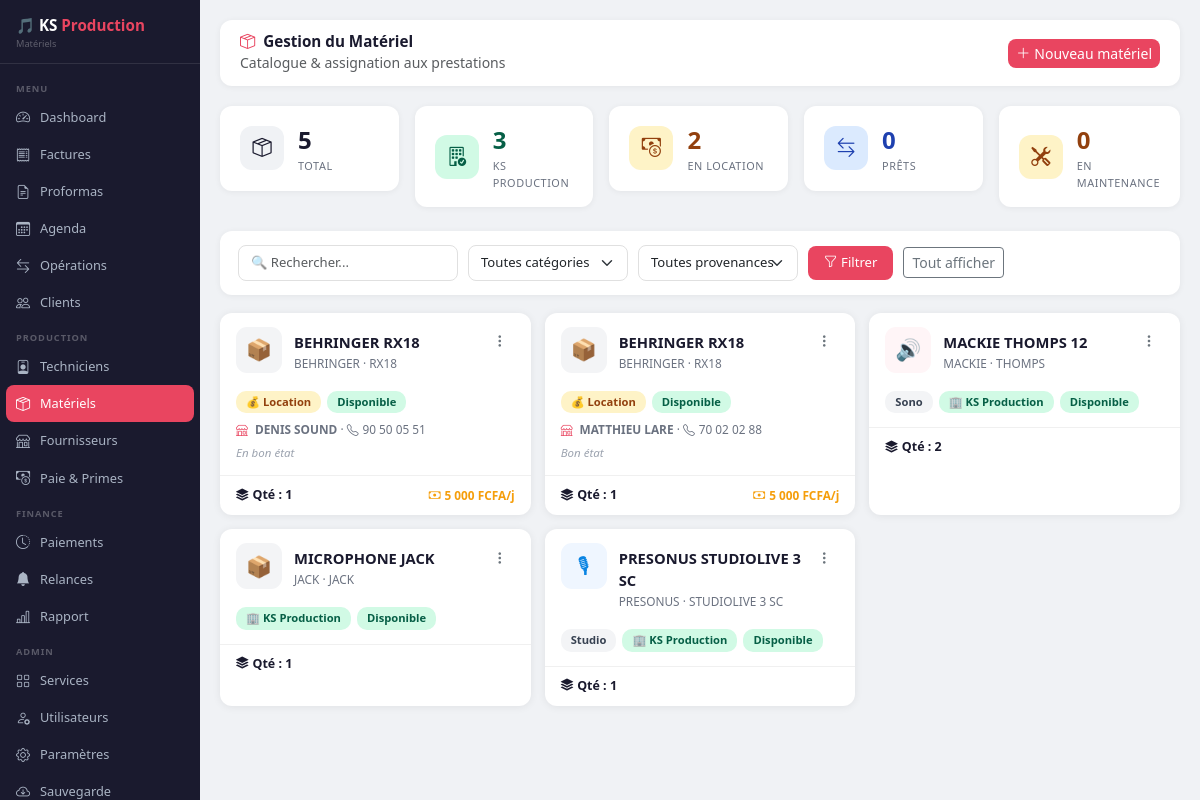
The app's page /materiels (signed in) with its own data.
### database.py (models this page shows)
class Materiel(db.Model):
    __tablename__  = 'materiel'
    id             = db.Column(db.Integer, primary_key=True)
    nom            = db.Column(db.String(200), nullable=False)
    categorie      = db.Column(db.String(80),  nullable=True)
    marque         = db.Column(db.String(100), nullable=True)
    modele         = db.Column(db.String(100), nullable=True)
    quantite       = db.Column(db.Integer,     default=1)
    provenance     = db.Column(db.String(30),  default='KS Production')
    fournisseur_id = db.Column(db.Integer, db.ForeignKey('fournisseur.id'), nullable=True)
    fournisseur    = db.relationship('Fournisseur', backref='materiels', lazy=True)
    cout_location  = db.Column(db.Float,       default=0)
    statut         = db.Column(db.String(30),  default='Disponible')
    notes          = db.Column(db.Text,        nullable=True)
    date_ajout     = db.Column(db.DateTime,    default=datetime.utcnow)

class Fournisseur(db.Model):
    __tablename__ = 'fournisseur'
    id           = db.Column(db.Integer, primary_key=True)
    nom          = db.Column(db.String(200), nullable=False)
    telephone    = db.Column(db.String(50),  nullable=True)
    email        = db.Column(db.String(150), nullable=True)
    adresse      = db.Column(db.String(200), nullable=True)
    type_service = db.Column(db.String(100), nullable=True)
    notes        = db.Column(db.Text,        nullable=True)
    date_ajout   = db.Column(db.DateTime,    default=datetime.utcnow)

### app.py (the view)
@app.route('/materiels')
def materiels():
    if 'username' not in session: return redirect(url_for('login'))
    cat   = request.args.get('cat', '')
    prov  = request.args.get('prov', '')
    q     = request.args.get('q', '')
    query = Materiel.query
    if cat:  query = query.filter_by(categorie=cat)
    if prov: query = query.filter_by(provenance=prov)
    if q:    query = query.filter(Materiel.nom.ilike(f'%{q}%'))
    items = query.order_by(Materiel.nom).all()
    stats = {
        'total':       Materiel.query.count(),
        'ks':          Materiel.query.filter_by(provenance='KS Production').count(),
        'location':    Materiel.query.filter_by(provenance='Location').count(),
        'pret':        Materiel.query.filter_by(provenance='Prêt').count(),
        'maintenance': Materiel.query.filter_by(statut='En maintenance').count(),
    }
    fournisseurs_list = Fournisseur.query.order_by(Fournisseur.nom).all()
    return render_template('materiels.html',
        materiels=items, stats=stats,
        categories=CATEGORIES_MATERIEL, provenances=PROVENANCES,
        fournisseurs=fournisseurs_list,
        cat_actif=cat, prov_actif=prov, q=q,
        username=session['username'], role=session['role'])

### templates/materiels.html (shortened to what this page needs)
<!DOCTYPE html>
<html lang="fr">
<head>
    <link href="https://cdn.jsdelivr.net/npm/bootstrap@5.3.0/dist/css/bootstrap.min.css" rel="stylesheet">
    <link href="https://cdn.jsdelivr.net/npm/bootstrap-icons@1.10.5/font/bootstrap-icons.css" rel="stylesheet">
</head>
<body>
<div class="sidebar" id="sidebar">
    <div class="brand">🎵 KS <span>Production</span><small>Matériels</small></div>
    <nav>
        <div class="nav-section">Menu</div>
        <a href="/dashboard"  class="nav-link"><i class="bi bi-speedometer2"></i> Dashboard</a>
        <a href="/factures"   class="nav-link"><i class="bi bi-receipt"></i> Factures</a>
        <a href="/proformas"  class="nav-link"><i class="bi bi-file-earmark-text"></i> Proformas</a>
        <a href="/agenda"     class="nav-link"><i class="bi bi-calendar3"></i> Agenda</a>
        <a href="/operations" class="nav-link"><i class="bi bi-arrow-left-right"></i> Opérations</a>
        <a href="/clients"    class="nav-link"><i class="bi bi-people"></i> Clients</a>
        <div class="nav-section">Production</div>
        <a href="/techniciens" class="nav-link"><i class="bi bi-person-badge"></i> Techniciens</a>
        <a href="/materiels"    class="nav-link active"><i class="bi bi-box-seam"></i> Matériels</a>
        <a href="/fournisseurs" class="nav-link"><i class="bi bi-shop"></i> Fournisseurs</a>
        <a href="/paie" class="nav-link"><i class="bi bi-cash-coin"></i> Paie & Primes</a>
        <div class="nav-section">Finance</div>
        <a href="/paiements"  class="nav-link"><i class="bi bi-clock-history"></i> Paiements</a>
        <a href="/relances"   class="nav-link"><i class="bi bi-bell-fill"></i> Relances</a>
        <a href="/rapport"    class="nav-link"><i class="bi bi-bar-chart-line"></i> Rapport</a>
        {% if role == 'Administrateur' %}
        <div class="nav-section">Admin</div>
        <a href="/services"    class="nav-link"><i class="bi bi-grid"></i> Services</a>
        <a href="/utilisateurs" class="nav-link"><i class="bi bi-person-gear"></i> Utilisateurs</a>
        <a href="/parametres"  class="nav-link"><i class="bi bi-gear"></i> Paramètres</a>
        <a href="/sauvegarde"  class="nav-link"><i class="bi bi-cloud-arrow-down"></i> Sauvegarde</a>
        {% endif %}
    </nav>
</div>
<div class="main-content">
    <div class="topbar">
        <div>
            <h5><i class="bi bi-box-seam me-2" style="color:var(--ks-accent);"></i>Gestion du Matériel</h5>
            <small class="text-muted">Catalogue & assignation aux prestations</small>
        </div>
        <div class="d-flex gap-2 align-items-center">
            {% if role != 'Lecture seule' %}
            <button class="btn btn-sm btn-ks" data-bs-toggle="modal" data-bs-target="#modalMateriel" onclick="ouvrirNouveauModal()">
                <i class="bi bi-plus-lg me-1"></i>Nouveau matériel
            </button>
            {% endif %}
        </div>
    </div>
    <div class="row g-3 mb-4">
        <div class="col-6 col-md-3 col-lg">
            <div class="stat-card">
                <div class="stat-ico" style="background:#f0f2f5; color:var(--ks-primary);"><i class="bi bi-box-seam"></i></div>
                <div><div class="stat-val">{{ stats.total }}</div><div class="stat-lbl">Total</div></div>
            </div>
        </div>
        <div class="col-6 col-md-3 col-lg">
            <div class="stat-card">
                <div class="stat-ico" style="background:#d1fae5; color:#065f46;"><i class="bi bi-building-check"></i></div>
                <div><div class="stat-val" style="color:#065f46;">{{ stats.ks }}</div><div class="stat-lbl">KS Production</div></div>
            </div>
        </div>
        <div class="col-6 col-md-3 col-lg">
            <div class="stat-card">
                <div class="stat-ico" style="background:#fef3c7; color:#92400e;"><i class="bi bi-cash-coin"></i></div>
                <div><div class="stat-val" style="color:#92400e;">{{ stats.location }}</div><div class="stat-lbl">En location</div></div>
            </div>
        </div>
        <div class="col-6 col-md-3 col-lg">
            <div class="stat-card">
                <div class="stat-ico" style="background:#dbeafe; color:#1e40af;"><i class="bi bi-arrow-left-right"></i></div>
                <div><div class="stat-val" style="color:#1e40af;">{{ stats.pret }}</div><div class="stat-lbl">Prêts</div></div>
            </div>
        </div>
        <div class="col-6 col-md-3 col-lg">
            <div class="stat-card">
                <div class="stat-ico" style="background:#fef3c7; color:#92400e;"><i class="bi bi-tools"></i></div>
                <div><div class="stat-val" style="color:#92400e;">{{ stats.maintenance }}</div><div class="stat-lbl">En maintenance</div></div>
            </div>
        </div>
    </div>
    <form method="GET" action="/materiels">
    <div class="filter-bar">
        <input type="text" name="q" class="form-control" style="max-width:220px;" placeholder="🔍 Rechercher..." value="{{ q }}">
        <select name="cat" class="form-select" style="max-width:160px;">
            <option value="">Toutes catégories</option>
        </select>
        <select name="prov" class="form-select" style="max-width:160px;">
            <option value="">Toutes provenances</option>
        </select>
        <button type="submit" class="btn-filtre"><i class="bi bi-funnel me-1"></i>Filtrer</button>
        <a href="/materiels" class="btn btn-sm btn-outline-secondary">Tout afficher</a>
    </div>
    </form>
    {% if materiels %}
    <div class="mat-grid">
        {% for m in materiels %}
        {% set ico_class = 'ico-sono' if m.categorie=='Sono' else 'ico-studio' if m.categorie=='Studio' else 'ico-ecl' if m.categorie=='Éclairage' else 'ico-cable' if m.categorie=='Câblage' else 'ico-trans' if m.categorie=='Transport' else 'ico-autre' %}
        {% set ico_sym   = '🔊' if m.categorie=='Sono' else '🎙' if m.categorie=='Studio' else '💡' if m.categorie=='Éclairage' else '🔌' if m.categorie=='Câblage' else '🚐' if m.categorie=='Transport' else '📦' %}
        <div class="mat-card">
            <div class="mat-header">
                <div style="display:flex; gap:12px; align-items:flex-start;">
                    <div class="mat-icon-wrap {{ ico_class }}">{{ ico_sym }}</div>
                    <div>
                        <div class="mat-nom">{{ m.nom }}</div>
                        <div class="mat-detail">{{ m.marque }}{% if m.modele %} · {{ m.modele }}{% endif %}</div>
                    </div>
                </div>
                {% if role != 'Lecture seule' %}
                <div class="dropdown">
                    <button class="btn btn-sm btn-outline-secondary border-0" data-bs-toggle="dropdown"><i class="bi bi-three-dots-vertical"></i></button>
                </div>
                {% endif %}
            </div>
            <div class="mat-body">
                <div class="mat-info-row">
                    {% if m.categorie %}<span class="mat-tag cat-badge">{{ m.categorie }}</span>{% endif %}
                    <span class="mat-tag {{ 'prov-ks' if m.provenance=='KS Production' else 'prov-loc' if m.provenance=='Location' else 'prov-pret' }}">
                        {{ '🏢' if m.provenance=='KS Production' else '💰' if m.provenance=='Location' else '🤝' }} {{ m.provenance }}
                    </span>
                    <span class="mat-tag {{ 'stat-dispo' if m.statut=='Disponible' else 'stat-maint' if m.statut=='En maintenance' else 'stat-hors' }}">
                        {{ m.statut }}
                    </span>
                </div>
                {% if m.fournisseur %}
                <div style="font-size:.74rem; color:#6b7280; margin-top:8px;">
                    <i class="bi bi-shop me-1" style="color:var(--ks-accent);"></i>
                    <strong>{{ m.fournisseur.nom }}</strong>
                    {% if m.fournisseur.telephone %} · <i class="bi bi-telephone me-1"></i>{{ m.fournisseur.telephone }}{% endif %}
                </div>
                {% endif %}
                {% if m.notes %}
                <div style="font-size:.72rem; color:#9ca3af; margin-top:5px; font-style:italic;">{{ m.notes[:80] }}{% if m.notes|length > 80 %}…{% endif %}</div>
                {% endif %}
            </div>
            <div class="mat-footer">
                <span class="qte-badge"><i class="bi bi-stack me-1"></i>Qté : {{ m.quantite }}</span>
                {% if m.provenance == 'Location' and m.cout_location %}
                <span class="cout-badge"><i class="bi bi-cash me-1"></i>{{ "{:,.0f}".format(m.cout_location).replace(',', ' ') }} FCFA/j</span>
                {% endif %}
            </div>
        </div>
        {% endfor %}
    </div>
    {% endif %}
</div>
</body>
</html>

### templates/materiels.html (style rules this page uses)
:root { --ks-primary:#1a1a2e; --ks-accent:#e94560; --ks-green:#00b894; --ks-orange:#f59e0b; --ks-blue:#0984e3; }
body { background:#f0f2f5; font-family:'Segoe UI',sans-serif; }
.sidebar { width:200px; min-height:100vh; background:var(--ks-primary); position:fixed; left:0; top:0; z-index:100; display:flex; flex-direction:column; }
.brand { color:#fff; font-size:.95rem; font-weight:700; padding:14px 16px 12px; border-bottom:1px solid rgba(255,255,255,.1); }
.brand span { color:var(--ks-accent); }
.brand small { display:block; font-size:.58rem; color:rgba(255,255,255,.3); font-weight:400; }
.sidebar nav { flex:1; padding:8px 0; }
.nav-section { font-size:.58rem; text-transform:uppercase; letter-spacing:.1em; color:rgba(255,255,255,.28); padding:10px 16px 3px; font-weight:600; }
.nav-link { color:#aab4c4; padding:8px 16px; display:flex; align-items:center; gap:8px; font-size:.8rem; transition:all .2s; }
.nav-link:hover,.nav-link.active { color:#fff; background:var(--ks-accent); border-radius:8px; margin:0 6px; padding:8px 10px; }
.nav-link i { font-size:.88rem; width:16px; }
.main-content { margin-left:200px; padding:20px; }
.topbar { background:#fff; border-radius:12px; padding:12px 20px; display:flex; justify-content:space-between; align-items:center; margin-bottom:20px; box-shadow:0 1px 6px rgba(0,0,0,.06); }
.topbar h5 { margin:0; font-weight:700; color:var(--ks-primary); font-size:.95rem; }
.stat-card { background:#fff; border-radius:12px; padding:16px 20px; box-shadow:0 1px 6px rgba(0,0,0,.06); display:flex; align-items:center; gap:14px; }
.stat-ico { width:44px; height:44px; border-radius:12px; display:flex; align-items:center; justify-content:center; font-size:1.2rem; flex-shrink:0; }
.stat-val { font-size:1.5rem; font-weight:800; color:var(--ks-primary); }
.stat-lbl { font-size:.68rem; color:#6b7280; text-transform:uppercase; letter-spacing:.05em; }
.filter-bar { background:#fff; border-radius:12px; padding:14px 18px; margin-bottom:18px; box-shadow:0 1px 6px rgba(0,0,0,.06); display:flex; gap:10px; flex-wrap:wrap; align-items:center; }
.filter-bar .form-select, .filter-bar .form-control { font-size:.82rem; border-radius:8px; border:1.5px solid #e0e0e0; padding:7px 12px; }
.btn-filtre { background:var(--ks-accent); color:#fff; border:none; border-radius:8px; padding:7px 16px; font-size:.82rem; cursor:pointer; }
.mat-grid { display:grid; grid-template-columns:repeat(auto-fill, minmax(280px,1fr)); gap:14px; }
.mat-card { background:#fff; border-radius:12px; box-shadow:0 1px 8px rgba(0,0,0,.07); overflow:hidden; transition:transform .15s, box-shadow .15s; }
.mat-header { padding:14px 16px 10px; display:flex; justify-content:space-between; align-items:flex-start; }
.mat-icon-wrap { width:46px; height:46px; border-radius:11px; display:flex; align-items:center; justify-content:center; font-size:1.3rem; flex-shrink:0; }
.mat-nom { font-size:.92rem; font-weight:700; color:var(--ks-primary); margin-top:4px; }
.mat-detail { font-size:.74rem; color:#6b7280; margin-top:2px; }
.mat-body { padding:0 16px 14px; }
.mat-info-row { display:flex; gap:6px; flex-wrap:wrap; margin-top:8px; }
.mat-tag { font-size:.7rem; padding:3px 10px; border-radius:10px; font-weight:600; }
.prov-ks { background:#d1fae5; color:#065f46; }
.prov-loc { background:#fef3c7; color:#92400e; }
.stat-dispo { background:#d1fae5; color:#065f46; }
.cat-badge { background:#f3f4f6; color:#374151; }
.mat-footer { padding:10px 16px; border-top:1px solid #f0f0f0; display:flex; justify-content:space-between; align-items:center; }
.qte-badge { font-size:.78rem; font-weight:700; color:var(--ks-primary); }
.cout-badge { font-size:.74rem; color:var(--ks-orange); font-weight:600; }
.ico-sono { background:#fff5f7; color:#e94560; }
.ico-studio { background:#eff6ff; color:#0984e3; }
.ico-autre { background:#f3f4f6; color:#6b7280; }
.form-control, .form-select { border-radius:8px; border:1.5px solid #e0e0e0; font-size:.86rem; }
.btn-ks { background:var(--ks-accent); border:none; color:#fff; border-radius:8px; }

### records on screen
Materiel: ico_sym "📦", nom "BEHRINGER RX18", marque "BEHRINGER", modele "RX18", provenance "💰", provenance "Location", statut "Disponible", fournisseur.nom "DENIS SOUND", fournisseur.telephone "90 50 05 51", notes "En bon état", quantite "1", cout_location "5 000"
Materiel: ico_sym "📦", nom "BEHRINGER RX18", marque "BEHRINGER", modele "RX18", provenance "💰", provenance "Location", statut "Disponible", fournisseur.nom "MATTHIEU LARE", fournisseur.telephone "70 02 02 88", notes "Bon état", quantite "1", cout_location "5 000"
Materiel: ico_sym "🔊", nom "MACKIE THOMPS 12", marque "MACKIE", modele "THOMPS", categorie "Sono", provenance "🏢", provenance "KS Production", statut "Disponible", quantite "2"
Materiel: ico_sym "📦", nom "MICROPHONE JACK", marque "JACK", modele "JACK", provenance "🏢", provenance "KS Production", statut "Disponible", quantite "1"
Materiel: ico_sym "🎙", nom "PRESONUS STUDIOLIVE 3 SC", marque "PRESONUS", modele "STUDIOLIVE 3 SC", categorie "Studio", provenance "🏢", provenance "KS Production", statut "Disponible", quantite "1"

### other values on screen
{{ stats.total }} "5"
{{ stats.ks }} "3"
{{ stats.location }} "2"
{{ stats.pret }} "0"
{{ stats.maintenance }} "0"
